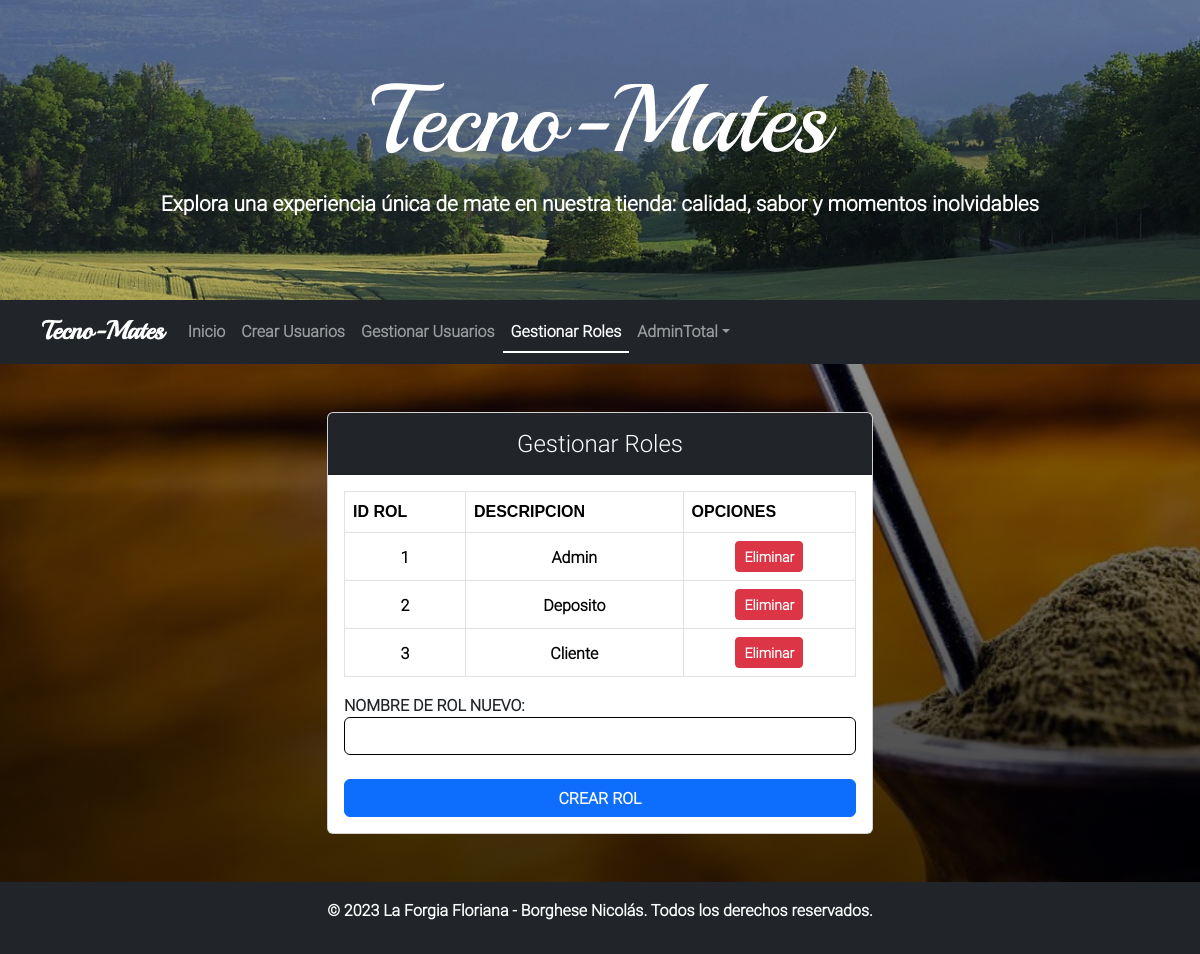
Screenshot of /vista/Administrador/gestionarRoles.php (signed in) with the database file from the repository.
### tables this page shows
CREATE TABLE menu (
  idmenu bigint(20) NOT NULL,
  menombre varchar(100) NOT NULL COMMENT 'Nombre del item del menu',
  medescripcion varchar(124) NOT NULL COMMENT 'Descripcion mas detallada del item del menu',
  idpadre bigint(20) DEFAULT NULL COMMENT 'Referencia al id del menu que es subitem',
  medeshabilitado timestamp NULL DEFAULT CURRENT_TIMESTAMP COMMENT 'Fecha en la que el menu fue deshabilitado por ultima vez'
);

CREATE TABLE rol (
  idrol bigint(20) NOT NULL,
  rodescripcion varchar(50) NOT NULL
);

### Util/funciones.php (called while the page is built, shortened)
<?php
    spl_autoload_register(function($class_name){
        $directorys = array(
            $GLOBALS['ROOT'].'Modelo/',
            $GLOBALS['ROOT'].'Modelo/conector/',
            $GLOBALS['ROOT'].'Control/',
        );
    });
?>

### control/Session.php (called while the page is built, shortened)
<?php
class Session {
    public function __construct()
    {
        $resp = true;
        return $resp;
    }
    public function validar()
    {
        $resp = false;
        if ($this->activa() && isset($_SESSION['idusuario'])) {
            $objAbmUsuario = new AbmUsuario();
            $param['idusuario'] = $_SESSION['idusuario'];
            $param['usdeshabilitado'] = '0000-00-00 00:00:00';
            $colUsuario = $objAbmUsuario->buscar($param);
            if(count($colUsuario) > 0){
                $resp = true;
            }
        }
        return $resp;
    }
    public function activa()
    {
        $resp = false;
        if (php_sapi_name() !== 'cli') {
            if (version_compare(PHP_VERSION, '7.0.0') >= 0) {
                $resp = session_status() === PHP_SESSION_ACTIVE ? true : false;
            } else {
                $resp = session_id() === '' ? false : true;
            }
        }
        return  $resp;
    }
    public function getDireccionMenu(){
        $rutaArchivo = $_SERVER['PHP_SELF'];
        $colDireccionesRuta = explode("/", $rutaArchivo);
        $direccionMenu = $colDireccionesRuta[count($colDireccionesRuta) - 1];
        return $direccionMenu;
    }
    public function getDireccionPadreMenu(){
        $rutaArchivo = $_SERVER['PHP_SELF'];
        $colDireccionesRuta = explode("/", $rutaArchivo);
        $direccionPadre = $colDireccionesRuta[count($colDireccionesRuta) - 2];
        return $direccionPadre;
    }
    public function getUsNombre()
    {
        $usNombre = null;
        if ($this->validar()) {
            $usNombre = $_SESSION['usnombre'];
        }
        return $usNombre;
    }
    public function getColMenu()
    {
        $paramMenuRol['idrol'] = $_SESSION['idrol'];
        $objMenuRol = new AbmMenuRol;
        $colMenuRol = $objMenuRol->buscar($paramMenuRol);
        $colMenu = [];
        for ($i=0; $i < count($colMenuRol); $i++){
            $colMenu[] = $colMenuRol[$i]->getObjMenu();
        }
        return $colMenu;
    }
}
?>

### modelo/Rol.php (called while the page is built, shortened)
<?php
class Rol{
    private $idrol;
    private $roldescripcion;
    public function __construct(){
        $this->idrol = "";
        $this->roldescripcion = "";
    }
    public function getIdRol(){
        return $this->idrol;
    }
    public function setIdRol($valor){
        $this->idrol = $valor;
    }
    public function getRolDescripcion(){
        return $this->roldescripcion;
    }
    public function setRolDescripcion($valor){
        $this->roldescripcion = $valor;
    }
	public function cargar(){
        $resp = false;
        $base = new BaseDatos();
        $sql = "SELECT * FROM rol WHERE idrol = '".$this->getIdRol()."'";
        if ($base->Iniciar()) {
            $res = $base->Ejecutar($sql);
            if($res>-1){
                if($res>0){
                    $resp = true;
                    $row = $base->Registro();
                }
            }
        } else {
            $this->setmensajeoperacion("Rol->listar: ".$base->getError());
        }
        return $resp;
    }
	public function listar($parametro=""){
        $arreglo = array();
        $base=new BaseDatos();
        $sql="SELECT * FROM rol ";
        if ($parametro!="") {
            $sql .= ' WHERE '.$parametro;
        }
        $res = $base->Ejecutar($sql);
        if($res>-1){
            if($res>0){
                while ($row = $base->Registro()){
                    $obj= new Rol();
                    $obj->setear($row['idrol'],$row['rodescripcion']);
                    array_push($arreglo, $obj);
                }
            }
        } else {
            $this->setMensajeoperacion("Rol->listar: ".$base->getError());
        }
        return $arreglo;
    }
}
?>

### modelo/conector/BaseDatos.php (called while the page is built, shortened)
<?php
class BaseDatos extends PDO {
  	private $conec;
  	private $indice;
  	private $resultado;
    public function __construct(){
        $this->indice =0;
        try {
            $this->conec=true;
        } catch (PDOException $e) {
            $this->sql = $e->getMessage();
            $this->conec=false;
        }
    }
    public function Iniciar(){
        return $this->getConec();
    }
    public function getConec(){
        return $this->conec;
    }
    public function setSQL($e){
        return "\n".$this->sql = $e;
    }
    public function Ejecutar($sql){
        if (stristr($sql,"select")){
            $resp =  $this->EjecutarSelect($sql);
        }
        return $resp;
    }
    private function EjecutarSelect($sql){
        $cant = -1;
        $resultado=parent::query($sql);
        if(!$resultado){
            $this->analizarDebug();
        }else {
            $arregloResult = $resultado->fetchAll();
            $cant = count($arregloResult);
        }
        return $cant;
    }
    public function Registro() {
        $filaActual = false;
        $indiceActual = $this->getIndice();
        if ($indiceActual >= 0) {
            $filas = $this->getResultado();
            if($indiceActual<count($filas)){
                $filaActual =  $filas[$indiceActual];
            }else {
                $this->setIndice(-1);
            }
        }
        return $filaActual;
    }
    private function setIndice ($valor){
        $this->indice = $valor;
    }
    private function getIndice (){
        return $this->indice;
    }
    private function setResultado($valor){
        $this->resultado = $valor;
    }
    private function getResultado(){
        return $this->resultado;
    }
}
?>

### modelo/MenuRol.php (called while the page is built, shortened)
<?php
class MenuRol
{
    private $objMenu;
    public function __construct()
    {
        $this->objMenu = new Menu();
    }
    public function getObjMenu()
    {
        return $this->objMenu;
    }
    public function setObjMenu($objMenu)
    {
        $this->objMenu = $objMenu;
    }
    public static function listar($parametro = "")
    {
        $arreglo = array();
        $base = new BaseDatos();
        $sql = "SELECT * FROM menurol ";
        if ($parametro != "") {
            $sql .= " WHERE " . $parametro;
        }
        $res = $base->Ejecutar($sql);
        if ($res > -1) {
            if ($res > 0) {
                while ($row = $base->Registro()) {
                    $obj = new MenuRol();
                    $objMenu = new Menu();
                    $objMenu->setIdmenu($row['idmenu']);
                    $objMenu->cargar();
                    $objRol = new Rol();
                    $objRol->setIdrol($row['idrol']);
                    $objRol->cargar();
                    $obj->setear($objMenu, $objRol);
                    array_push($arreglo, $obj);
                }
            }
        }
        return $arreglo;
    }
}

### control/AbmMenuRol.php (called while the page is built, shortened)
<?php
class AbmMenuRol{
    public function buscar($param){
        $where = " true ";
        if ($param <> NULL){
            if  (isset($param['idrol']))
                $where .= " and idrol = ".$param['idrol'];
        }
        $obj = new MenuRol();
        $arreglo = $obj->listar($where);
        return $arreglo;
    }
}
?>

### modelo/Menu.php (called while the page is built, shortened)
<?php
class Menu {
    private $idmenu;
    private $menuPadre;
    public function __construct(){
        $this->idmenu="";
        $this->menuPadre = null;
    }
    public function getIdMenu(){
        return $this->idmenu;
    }
    public function setIdMenu($idmenu){
        $this->idmenu = $idmenu;
    }
    public function setMeNombre($menombre){
        $this->menombre = $menombre;
    }
    public function setMeDescripcion($medescripcion){
        $this->medescripcion = $medescripcion;
    }
    public function getMenuPadre(){
        return $this->menuPadre;
    }
    public function setMenuPadre($menuPadre){
        $this->menuPadre = $menuPadre;
    }
	public function cargar(){
        $resp = false;
        $base=new BaseDatos();
        $sql="SELECT * FROM menu WHERE idmenu = ".$this->getIdMenu();
        if ($base->Iniciar()) {
          $res = $base->Ejecutar($sql);
       }
       return $resp;
     }
}
?>

### modelo/Usuario.php (called while the page is built, shortened)
<?php
class Usuario {
    public function listar($parametro=""){
        $arreglo = array();
        $base = new BaseDatos();
        $sql = "SELECT * FROM usuario ";
        if ($parametro!="") {
            $sql .= " WHERE ".$parametro;
        }
        $res = $base->Ejecutar($sql);
        if($res>-1){
            if($res>0){
                while ($row = $base->Registro()){
                    $obj= new Usuario();
                    $obj->setear($row['idusuario'],$row['usnombre'],$row['uspass'],$row['usmail'],$row['usdeshabilitado']);
                    array_push($arreglo, $obj);
                }
            }
        } else {
            $this->setMensajeoperacion("Usuario->listar: ".$base->getError());
        }
        return $arreglo;
    }
}
?>

### control/AbmUsuario.php (called while the page is built, shortened)
<?php
class AbmUsuario
{
    public function buscar($param)
    {
        $where = " true";
        if ($param <> null) {
            if (isset($param['idusuario']))
                $where .= " and idusuario = " . $param['idusuario'];
            if (isset($param['usdeshabilitado']))
                $where .= " and usdeshabilitado = '" . $param['usdeshabilitado'] . "'";
        }
        $obj = new Usuario();
        $arreglo = $obj->listar($where);
        return $arreglo;
    }
}
?>

### control/AbmRol.php (called while the page is built, shortened)
<?php
class AbmRol{
    public function buscar($param){
        $where = " true ";
        $obj = new Rol();
        $arreglo = $obj->listar($where);
        return $arreglo;
    }
}
?>

### vista/Administrador/gestionarRoles.php (the view, shortened to what this page needs)
<?php
include_once("../Estructuras/headSeguro.php");
include_once("../Estructuras/banner.php");
include_once("../Estructuras/navSeguro.php");
$rol = new AbmRol();
$listaRoles = $rol->buscar(null);
?>
<div class="container mt-5 mb-5">
    <div class="row justify-content-center">
        <div class="col-md-6">
            <div class="card">
                <div class="card-header bg-dark text-white">
                    <h4 class="mb-2 mt-2 text-center">Gestionar Roles</h4>
                </div>
                <div class="card-body">
                    <?php
                    if (count($listaRoles) > 0) {
                        echo "<table class='table table-bordered'>";
                        echo '<thead class="thead-dark"><tr><th>ID ROL</th><th>DESCRIPCION</th><th>OPCIONES</th></tr></thead>';
                        echo '<tbody>';
                        for ($i = 0; $i < count($listaRoles); $i++) {
                            $objRol = $listaRoles[$i];
                            echo '<tr><td>' . $objRol->getIdRol() . '</td><td>' . $objRol->getRolDescripcion() . '</td><td><a href="action/eliminarRol.php?idrol=' . $objRol->getIdRol() . '" class="btn btn-danger btn-sm">Eliminar</a></td></tr>';
                        }
                        echo '</tbody></table>';
                    } else {
                        echo "<p>No se encontraron Roles</p>";
                    }
                    ?>
                    <form action="action/altaRol.php" method="post">
                        <div class="form-group">
                            <label for="rodescripcion">NOMBRE DE ROL NUEVO:</label>
                            <input type="text" class="form-control" id="rodescripcion" name="rodescripcion"><br>
                        </div>
                        <button type="submit" class="btn btn-primary w-100">CREAR ROL</button>
                    </form>
                </div>
            </div>
        </div>
    </div>
</div>
<?php
include_once("../Estructuras/footer.php");
?>

### vista/Estructuras/navSeguro.php (shortened to what this page needs)
<?php
$nombreUsuario = $session->getUsNombre();
$colMenu = $session->getColMenu();
$direccionMenu = $session->getDireccionMenu();
$direccionPadre = $session->getDireccionPadreMenu();
?>
<nav class="navbar navbar-expand-lg navbar-dark bg-dark">
    <div class="container">
        <a class="navbar-brand" href="#">Tecno-Mates</a>
        <div class="collapse navbar-collapse" id="navbarNav">
            <ul class="navbar-nav ml-auto">
            <?php
            if(count($colMenu) != 0){
                for ($i=0; $i < count($colMenu); $i++){
                    $menombre = $colMenu[$i]->getMeNombre();
                    $medescripcion = $colMenu[$i]->getMeDescripcion();
                    $padreMenu = $colMenu[$i]->getMenuPadre();
                    $nombrePadre = $padreMenu->getMeNombre();
                    $medescripcionpadre = $padreMenu->getMeDescripcion();
                    if ($colMenu[$i]->getMenuPadre()->getIdMenu() != 0){
                        if ($medescripcion !="productos.php"){
                            if ($direccionMenu == $medescripcion){
                                echo '<li class="nav-item active nav-underline">';
                                echo '  <a class="nav-link active " aria-current="page" href="#">'.$menombre.'</a>';
                                echo '</li>';
                            } else {
                                if ($direccionPadre == $nombrePadre){
                                    echo '<li class="nav-item">';
                                    echo '  <a class="nav-link" href='.$medescripcion.'>'.$menombre.'</a>';
                                    echo '</li>';
                                } else {
                                    echo '<li class="nav-item">';
                                    echo '  <a class="nav-link" href='.$medescripcionpadre.$medescripcion.'>'.$menombre.'</a>';
                                    echo '</li>';
                                }
                            }
                        }
                    }
                }
            }
            ?>
                <div class="ml-auto">
                    <?php
                    if ($direccionPadre == "opcionesDeCuenta"){
                        echo '<div class="nav-item dropdown active nav-underline">';
                        echo '<a class="nav-link dropdown-toggle active nav-underline" href="#" id="nombreUsuarioActivo" role="button" data-toggle="dropdown" aria-haspopup="true" aria-expanded="false">';
                        echo $nombreUsuario;
                        echo '</a>';
                    } else {
                        echo '<div class="nav-item dropdown">';
                        echo '<a class="nav-link dropdown-toggle" href="#" id="nombreUsuarioActivo" role="button" data-toggle="dropdown" aria-haspopup="true" aria-expanded="false">';
                        echo $nombreUsuario;
                        echo '</a>';
                    }
                    ?>
                    </div>
                </div>
            </ul>
        </div>
    </div>
</nav>

### vista/css/estilos.css (style rules this page uses)
body { background-image: linear-gradient(rgba(0, 0, 0, 0.226), rgba(0, 0, 0, 0.8)), url(../img/ContenidoSitio/fondo2.jpg); background-position: center bottom; background-repeat: no-repeat; background-size: cover; background-attachment: fixed; font-family: 'robotolight', sans-serif; font-weight:900; }
a.dropdown-item, .card-title, .form-control, .btn { font-weight: 900; }
th, .robotoBold { font-family: 'robotoboldt', sans-serif; font-weight: 900; }
td { text-align: center; vertical-align: middle; }
.navbar-brand { font-family: 'playballregular', sans-serif; font-size: 1.6em; }
.form-control { border: 1px solid black; }

### rows the page displays
menu: menombre "Inicio"
menu: menombre "Crear Usuarios"
menu: menombre "Gestionar Usuarios"
menu: menombre "Gestionar Roles"
rol: idrol "1", rodescripcion "Admin"
rol: idrol "2", rodescripcion "Deposito"
rol: idrol "3", rodescripcion "Cliente"

### other values shown
$nombreUsuario "AdminTotal"
